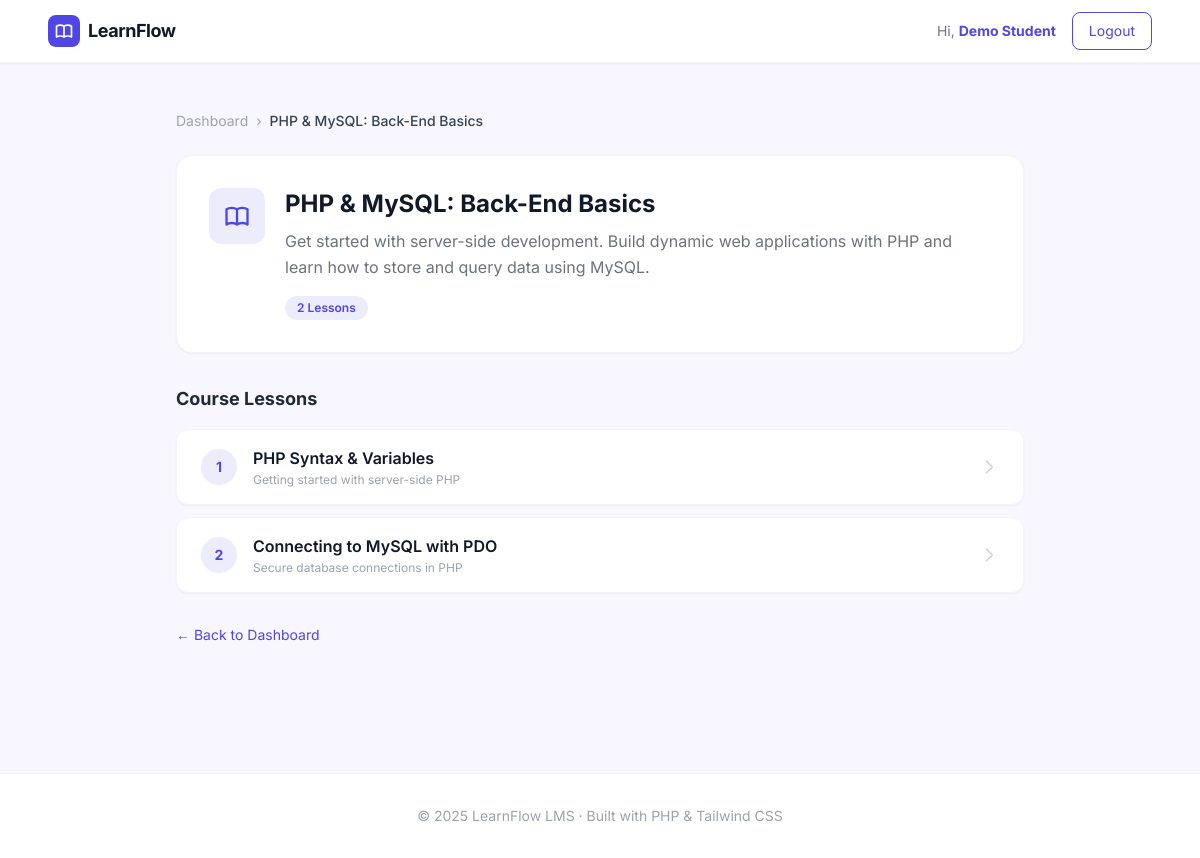
The app's page /course.php?id=3 (signed in) with its own data.
### tables this page shows
CREATE TABLE IF NOT EXISTS courses (
    id          INT UNSIGNED AUTO_INCREMENT PRIMARY KEY,
    title       VARCHAR(255) NOT NULL,
    description TEXT,
    created_at  TIMESTAMP DEFAULT CURRENT_TIMESTAMP
);

CREATE TABLE IF NOT EXISTS lessons (
    id          INT UNSIGNED AUTO_INCREMENT PRIMARY KEY,
    course_id   INT UNSIGNED NOT NULL,
    title       VARCHAR(255) NOT NULL,
    summary     VARCHAR(255) DEFAULT NULL,    
    content     LONGTEXT,                    
    sort_order  INT UNSIGNED DEFAULT 0,
    created_at  TIMESTAMP DEFAULT CURRENT_TIMESTAMP,
    FOREIGN KEY (course_id) REFERENCES courses(id) ON DELETE CASCADE
);

### course.php (the view, shortened to what this page needs)
<?php
require_once __DIR__ . '/includes/db.php';
require_once __DIR__ . '/includes/layout.php';
$courseId = (int)($_GET['id'] ?? 0);
$stmt = $pdo->prepare("SELECT * FROM courses WHERE id = ?");
$stmt->execute([$courseId]);
$course = $stmt->fetch();
$lessonStmt = $pdo->prepare("SELECT * FROM lessons WHERE course_id = ? ORDER BY sort_order ASC, id ASC");
$lessonStmt->execute([$courseId]);
$lessons = $lessonStmt->fetchAll();
?>
<main class="max-w-4xl mx-auto px-6 py-12">
  <nav class="mb-6 text-sm text-gray-400 flex items-center gap-2">
    <a href="/lms/dashboard.php" class="hover:text-brand transition">Dashboard</a>
    <span>›</span>
    <span class="text-gray-700 font-medium"><?= htmlspecialchars($course['title']) ?></span>
  </nav>
  <div class="bg-white rounded-2xl border border-gray-100 shadow-sm p-8 mb-8">
    <div class="flex items-start gap-5">
      <div class="w-14 h-14 rounded-xl bg-brand/10 flex items-center justify-center flex-shrink-0">
      </div>
      <div>
        <h1 class="text-2xl font-bold text-gray-900 mb-2"><?= htmlspecialchars($course['title']) ?></h1>
        <p class="text-gray-500 leading-relaxed"><?= htmlspecialchars($course['description']) ?></p>
        <div class="mt-4 flex items-center gap-3">
          <span class="text-xs bg-brand/10 text-brand font-semibold px-3 py-1 rounded-full">
            <?= count($lessons) ?> Lessons
          </span>
        </div>
      </div>
    </div>
  </div>
  <h2 class="text-lg font-bold text-gray-800 mb-4">Course Lessons</h2>
  <?php if (!$lessons): ?>
    <div class="text-center py-16 bg-white rounded-2xl border border-gray-100 text-gray-400">
      <p>No lessons added to this course yet.</p>
    </div>
  <?php else: ?>
    <div class="space-y-3">
      <?php foreach ($lessons as $i => $lesson): ?>
      <a href="/lms/lesson.php?id=<?= $lesson['id'] ?>"
        class="flex items-center gap-4 bg-white border border-gray-100 rounded-xl px-6 py-4 shadow-sm card-hover group">
        <div class="w-9 h-9 rounded-full bg-brand/10 text-brand text-sm font-bold flex items-center justify-center flex-shrink-0 group-hover:bg-brand group-hover:text-white transition">
          <?= $i + 1 ?>
        </div>
        <div class="flex-1 min-w-0">
          <p class="font-semibold text-gray-900 group-hover:text-brand transition truncate">
            <?= htmlspecialchars($lesson['title']) ?>
          </p>
          <?php if (!empty($lesson['summary'])): ?>
            <p class="text-xs text-gray-400 mt-0.5 truncate"><?= htmlspecialchars($lesson['summary']) ?></p>
          <?php endif; ?>
        </div>
        <svg class="w-5 h-5 text-gray-300 group-hover:text-brand transition flex-shrink-0" fill="none" stroke="currentColor" viewBox="0 0 24 24">
          <path stroke-linecap="round" stroke-linejoin="round" stroke-width="2" d="M9 5l7 7-7 7"/>
        </svg>
      </a>
      <?php endforeach; ?>
    </div>
  <?php endif; ?>
  <div class="mt-8">
    <a href="/lms/dashboard.php" class="text-sm text-brand hover:underline flex items-center gap-1">
      ← Back to Dashboard
    </a>
  </div>
</main>

### includes/layout.php (style rules this page uses)
body { background-color: #F8F7FF; }
.card-hover { transition: box-shadow 0.2s, transform 0.2s; }

### records on screen
courses: title "PHP & MySQL: Back-End Basics", description "Get started with server-side development. Build dynamic web applications with PHP and learn how to store and query data using MySQL."
lessons: title "PHP Syntax & Variables", summary "Getting started with server-side PHP"
lessons: title "Connecting to MySQL with PDO", summary "Secure database connections in PHP"

### other values on screen
$userName "Demo Student"
count($lessons) "2"
